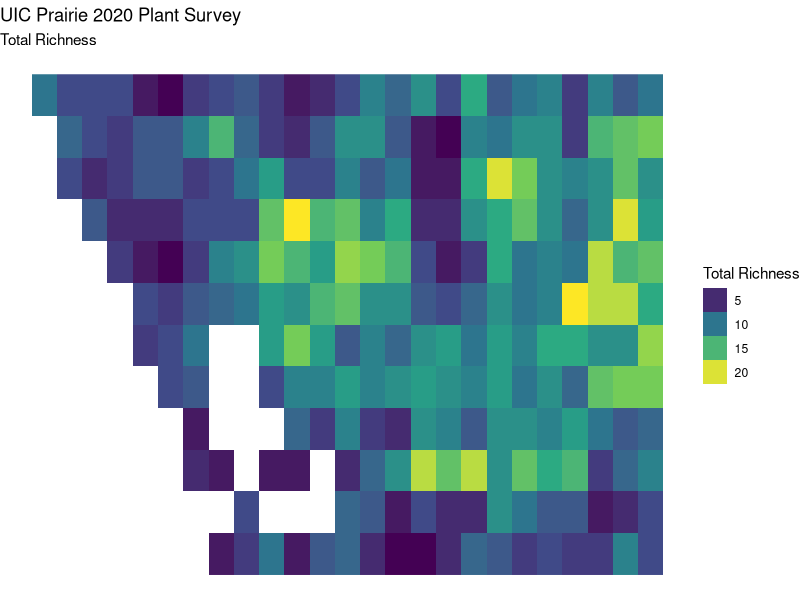
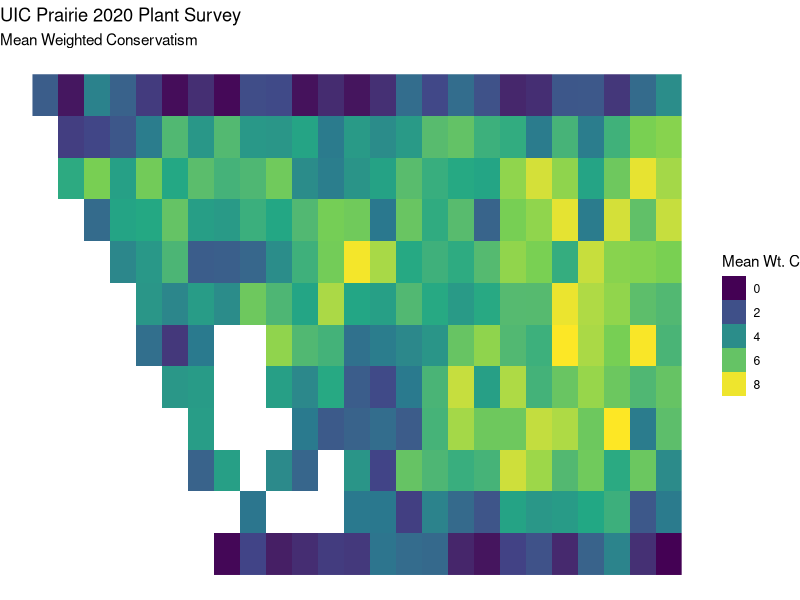
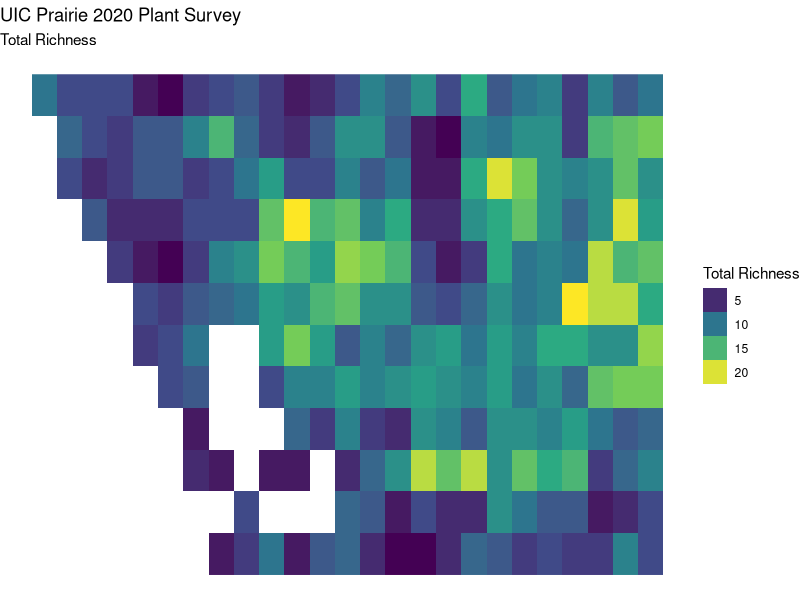
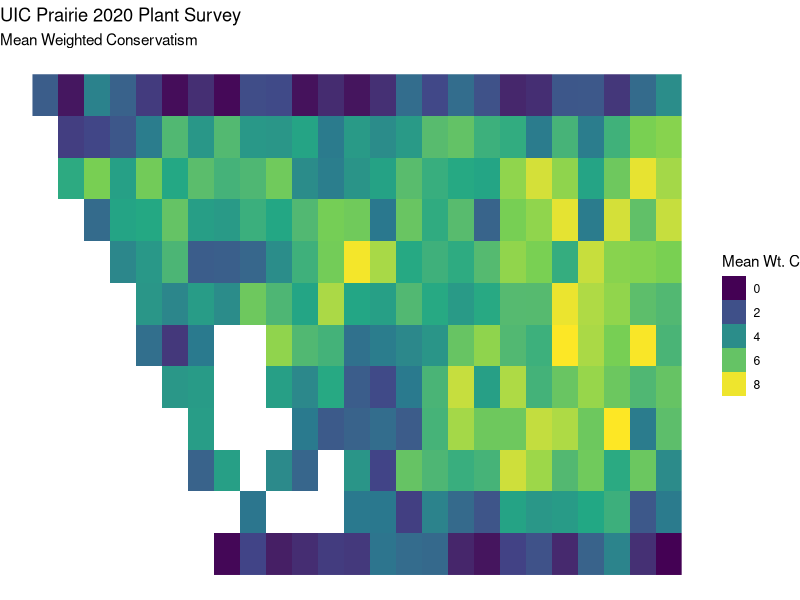

These figures' R source, in order:
## ---- chunk 1
knitr::opts_chunk$set(echo = TRUE, message = F, warning = F)
## ---- chunk 2
library(tidyverse)
## ---- chunk 3
data <- read_csv("data/mean_wt_c.csv")
data2 <- read_csv("data/total_richness.csv")
data <- data %>% left_join(data2)
## ---- chunk 4
glimpse(data)
## ---- chunk 5
pat <- "(\\d)+"
pat_2 <- "[^0-9]+"
map_data <- data %>% 
  mutate(x_coord = as.numeric(str_extract(plot, pat)),
         x_coord = 26 - x_coord,
         y_coord = str_extract(plot, pat_2),
         y_coord = ifelse(y_coord == "F fence", "F", y_coord),
         y_coord = as.numeric(factor(y_coord)),
         y_coord = 13 - y_coord) 
  # pivot_longer(c(mean_wt_c, total_richness), names_to = "metric")
## ---- chunk 6
map_data %>% 
  ggplot(aes(x = x_coord, y = y_coord, fill = total_richness)) + 
  geom_raster() +
  labs(title = "UIC Prairie 2020 Plant Survey",
       subtitle = "Total Richness") +
  scale_fill_viridis_c() +
  theme_void() +
  guides(fill = guide_legend("Total Richness"))
ggsave("output/richness.png", type = "png", height = 4, width = 6.5)
## ---- chunk 7
map_data %>% 
  ggplot(aes(x = x_coord, y = y_coord, fill = mean_wt_c)) + 
  geom_raster() +
  labs(title = "UIC Prairie 2020 Plant Survey",
       subtitle = "Mean Weighted Conservatism") +
  scale_fill_viridis_c() +
  theme_void() +
  guides(fill = guide_legend("Mean Wt. C"))
ggsave("output/mean_wt_c.png", type = "png", height = 4, width = 6.5)
